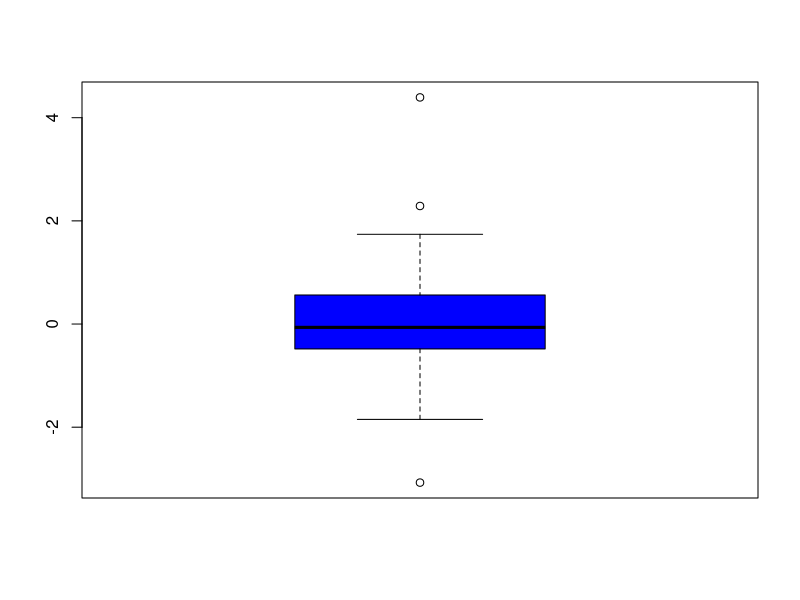
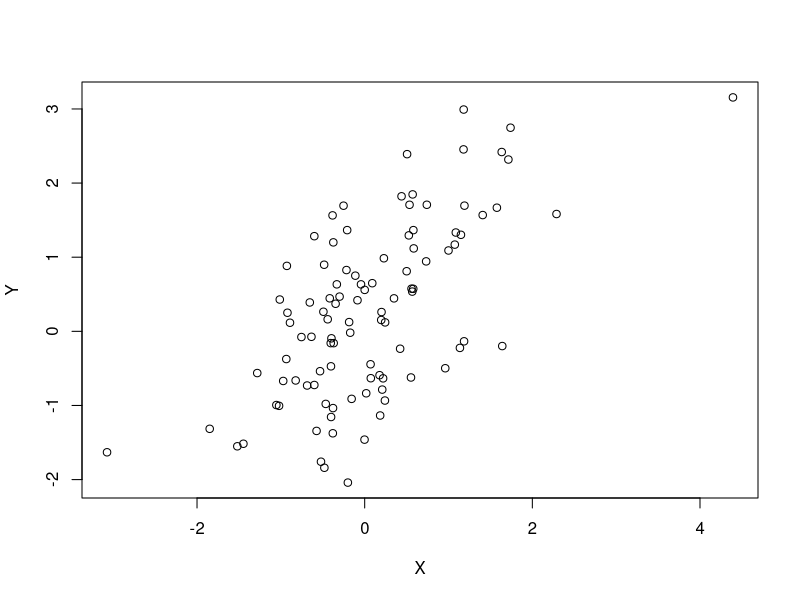
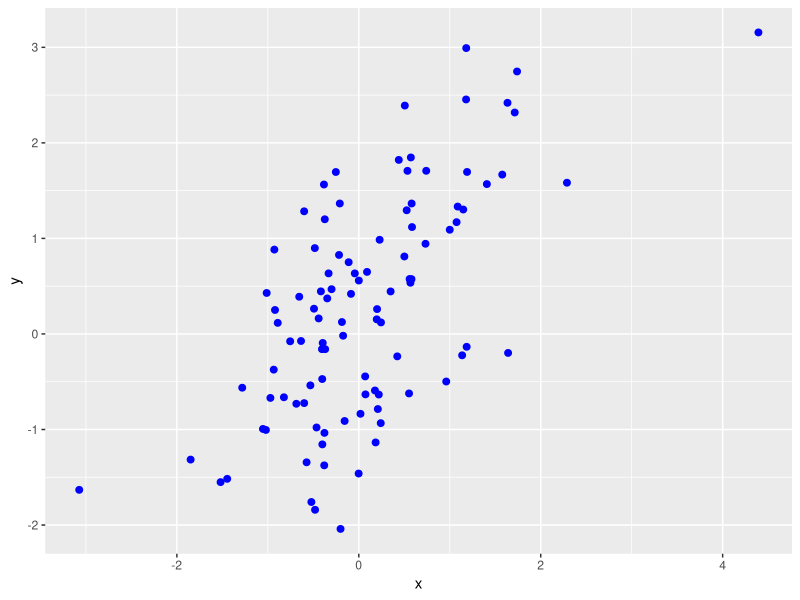

Recreate these plots in R, in order.
library(ggplot2)

x <- rnorm(100, mean = 0, sd=1)
x

y <- x + rnorm(50, mean = 0.5, sd=1)

dat <- as.data.frame(cbind(x, y))

boxplot(x, col = "blue")

plot(x, y, xlab="X", ylab = "Y", axes = T)

ggplot() + geom_point(data = dat, aes(x=x, y=y), size=2, color="Blue")
?geom_point
